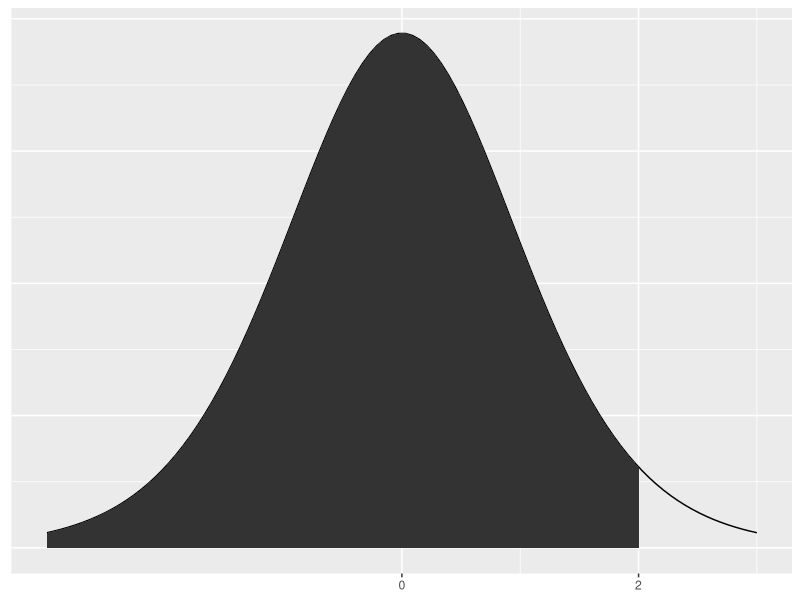
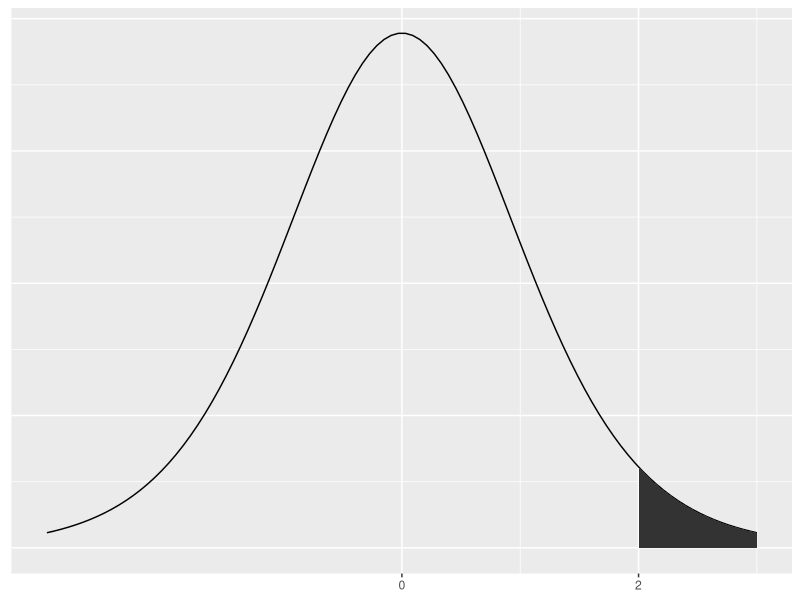
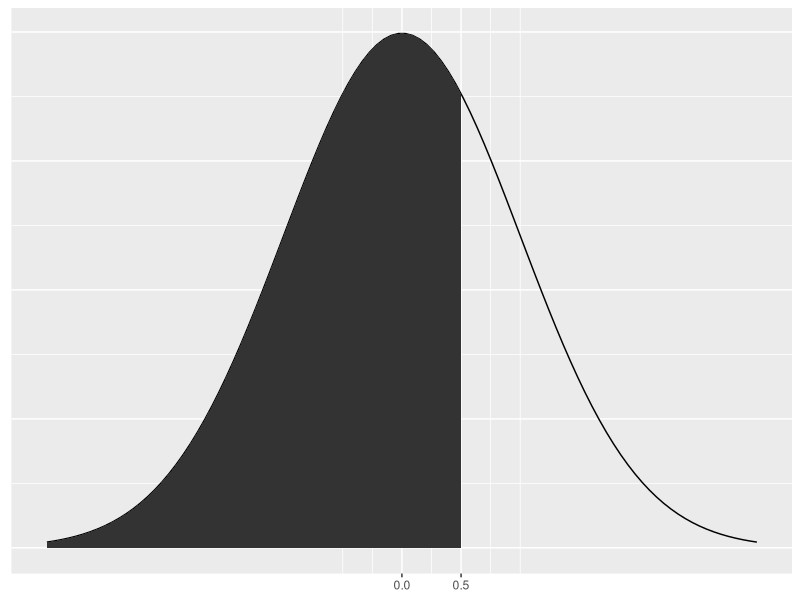
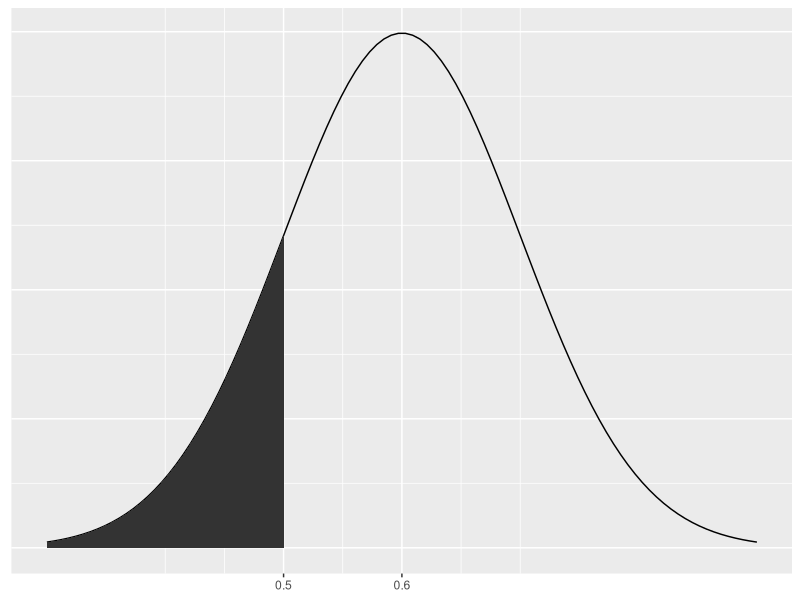
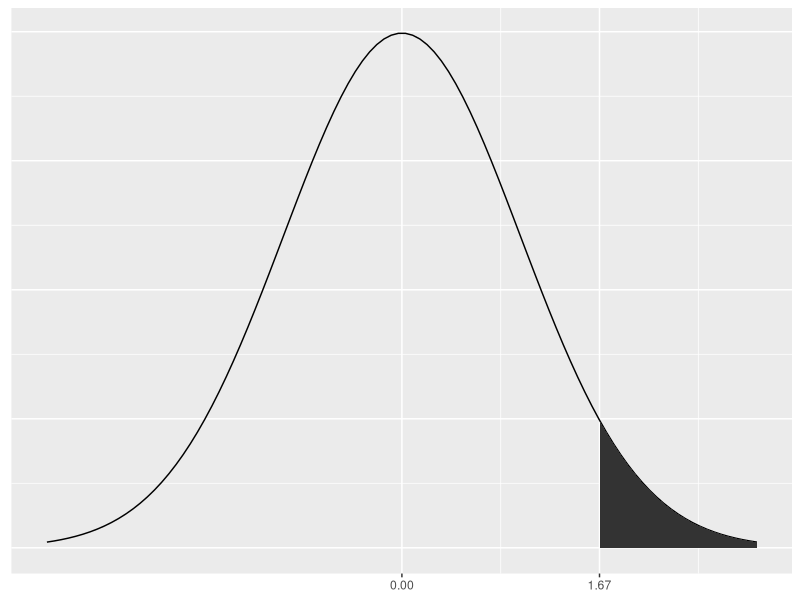
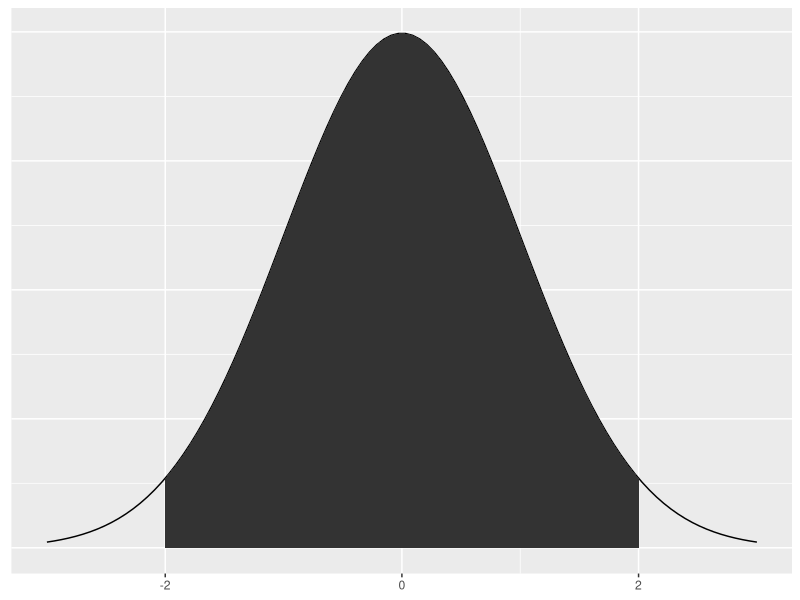

Generate these figures, in order, with R: (Note: this script raises an error after producing the figures.)
## ---- chunk 1
library(ggplot2)
density_plot <- function(lb, ub, mean = 0, sd = 1, dist.type = "normal", df = FALSE, limits = c(mean - 3 * sd, mean + 3 * sd)) {
    
  
    x <- seq(limits[1], limits[2], length.out = 100)
    xmin <- max(lb, limits[1])
    xmax <- min(ub, limits[2])
    areax <- seq(xmin, xmax, length.out = 100)
    
    
    if (dist.type == "normal") {
      y <- dnorm(x, mean = mean, sd = sd)
      ymax <- dnorm(areax, mean = mean, sd = sd)
    } else {
      y <- dt(x / sd, df = df)
      ymax <- dt(areax / sd, df = df)
    }
    
    area <- data.frame(x = areax, ymin = 0, ymax = ymax)
    
    (ggplot()
     + geom_line(data.frame(x = x, y = y),
                 mapping = aes(x = x, y = y))
     + geom_ribbon(data = area, mapping = aes(x = x, ymin = ymin, ymax = ymax))
     + scale_x_continuous(limits = limits, breaks = c(lb, ub, mean))
     + theme(axis.title.x=element_blank(),
             axis.title.y=element_blank(),
             axis.ticks.y=element_blank(),
             axis.text.y = element_blank()
             ))
}
## ---- chunk 2
density_plot(-Inf, 2, dist.type = "t", df = 10)
## ---- chunk 3
density_plot(2, Inf, dist.type = "t", df = 10)
## ---- chunk 4
density_plot(-Inf, 0.5, dist.type = "normal")
## ---- chunk 5
density_plot(-Inf, 0.5, mean = 0.6, sd = 0.1, dist.type = "normal")
## ---- chunk 6
density_plot(1.67, Inf, dist.type = "normal")
## ---- chunk 7
density_plot(-2, 2, dist.type = "normal")
## ---- chunk 8
M <- max(x,na.rm = TRUE)
m <- min(x,na.rm = TRUE)

norm_varb <- function(x) { (x-m)/abs(M-m) }
